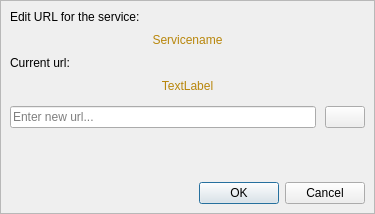
<?xml version="1.0" encoding="UTF-8"?>
<ui version="4.0">
 <class>EditUrlDialog</class>
 <widget class="QDialog" name="EditUrlDialog">
  <property name="geometry">
   <rect>
    <x>0</x>
    <y>0</y>
    <width>375</width>
    <height>214</height>
   </rect>
  </property>
  <property name="windowTitle">
   <string>PassTreasure - Edit URL</string>
  </property>
  <layout class="QVBoxLayout" name="verticalLayout_2">
   <property name="spacing">
    <number>6</number>
   </property>
   <property name="leftMargin">
    <number>0</number>
   </property>
   <property name="topMargin">
    <number>0</number>
   </property>
   <property name="rightMargin">
    <number>0</number>
   </property>
   <property name="bottomMargin">
    <number>0</number>
   </property>
   <item>
    <widget class="QFrame" name="frame">
     <property name="frameShape">
      <enum>QFrame::Shape::StyledPanel</enum>
     </property>
     <property name="frameShadow">
      <enum>QFrame::Shadow::Raised</enum>
     </property>
     <layout class="QVBoxLayout" name="verticalLayout">
      <property name="spacing">
       <number>9</number>
      </property>
      <item>
       <widget class="QLabel" name="label">
        <property name="styleSheet">
         <string notr="true">font:  bold 10pt &quot;Segoe UI&quot;;</string>
        </property>
        <property name="text">
         <string>Edit URL for the service:</string>
        </property>
       </widget>
      </item>
      <item>
       <widget class="QLabel" name="serviceLabel">
        <property name="styleSheet">
         <string notr="true">color: rgb(184, 134, 11);
font: 600 italic 9pt &quot;Segoe UI&quot;;</string>
        </property>
        <property name="text">
         <string>Servicename</string>
        </property>
        <property name="alignment">
         <set>Qt::AlignmentFlag::AlignCenter</set>
        </property>
       </widget>
      </item>
      <item>
       <layout class="QVBoxLayout" name="verticalLayout_3">
        <item>
         <widget class="QLabel" name="label_2">
          <property name="styleSheet">
           <string notr="true">font: bold 9pt &quot;Segoe UI&quot;;</string>
          </property>
          <property name="text">
           <string>Current url:</string>
          </property>
         </widget>
        </item>
        <item>
         <widget class="QLabel" name="oldURLLabel">
          <property name="styleSheet">
           <string notr="true">color: rgb(184, 134, 11);
font: 600 italic 9pt &quot;Segoe UI&quot;;</string>
          </property>
          <property name="text">
           <string>TextLabel</string>
          </property>
          <property name="alignment">
           <set>Qt::AlignmentFlag::AlignCenter</set>
          </property>
          <property name="wordWrap">
           <bool>true</bool>
          </property>
         </widget>
        </item>
       </layout>
      </item>
      <item>
       <layout class="QHBoxLayout" name="horizontalLayout">
        <property name="topMargin">
         <number>4</number>
        </property>
        <property name="bottomMargin">
         <number>4</number>
        </property>
        <item>
         <widget class="QLineEdit" name="newUrlLineEdit">
          <property name="placeholderText">
           <string>Enter new url...</string>
          </property>
         </widget>
        </item>
        <item>
         <widget class="QPushButton" name="btnClearuURL">
          <property name="text">
           <string/>
          </property>
         </widget>
        </item>
       </layout>
      </item>
      <item>
       <spacer name="verticalSpacer">
        <property name="orientation">
         <enum>Qt::Orientation::Vertical</enum>
        </property>
        <property name="sizeHint" stdset="0">
         <size>
          <width>20</width>
          <height>40</height>
         </size>
        </property>
       </spacer>
      </item>
      <item>
       <widget class="QDialogButtonBox" name="buttonBox">
        <property name="orientation">
         <enum>Qt::Orientation::Horizontal</enum>
        </property>
        <property name="standardButtons">
         <set>QDialogButtonBox::StandardButton::Cancel|QDialogButtonBox::StandardButton::Ok</set>
        </property>
       </widget>
      </item>
     </layout>
    </widget>
   </item>
  </layout>
 </widget>
 <resources/>
 <connections>
  <connection>
   <sender>buttonBox</sender>
   <signal>accepted()</signal>
   <receiver>EditUrlDialog</receiver>
   <slot>accept()</slot>
   <hints>
    <hint type="sourcelabel">
     <x>248</x>
     <y>254</y>
    </hint>
    <hint type="destinationlabel">
     <x>157</x>
     <y>274</y>
    </hint>
   </hints>
  </connection>
  <connection>
   <sender>buttonBox</sender>
   <signal>rejected()</signal>
   <receiver>EditUrlDialog</receiver>
   <slot>reject()</slot>
   <hints>
    <hint type="sourcelabel">
     <x>316</x>
     <y>260</y>
    </hint>
    <hint type="destinationlabel">
     <x>286</x>
     <y>274</y>
    </hint>
   </hints>
  </connection>
 </connections>
</ui>
